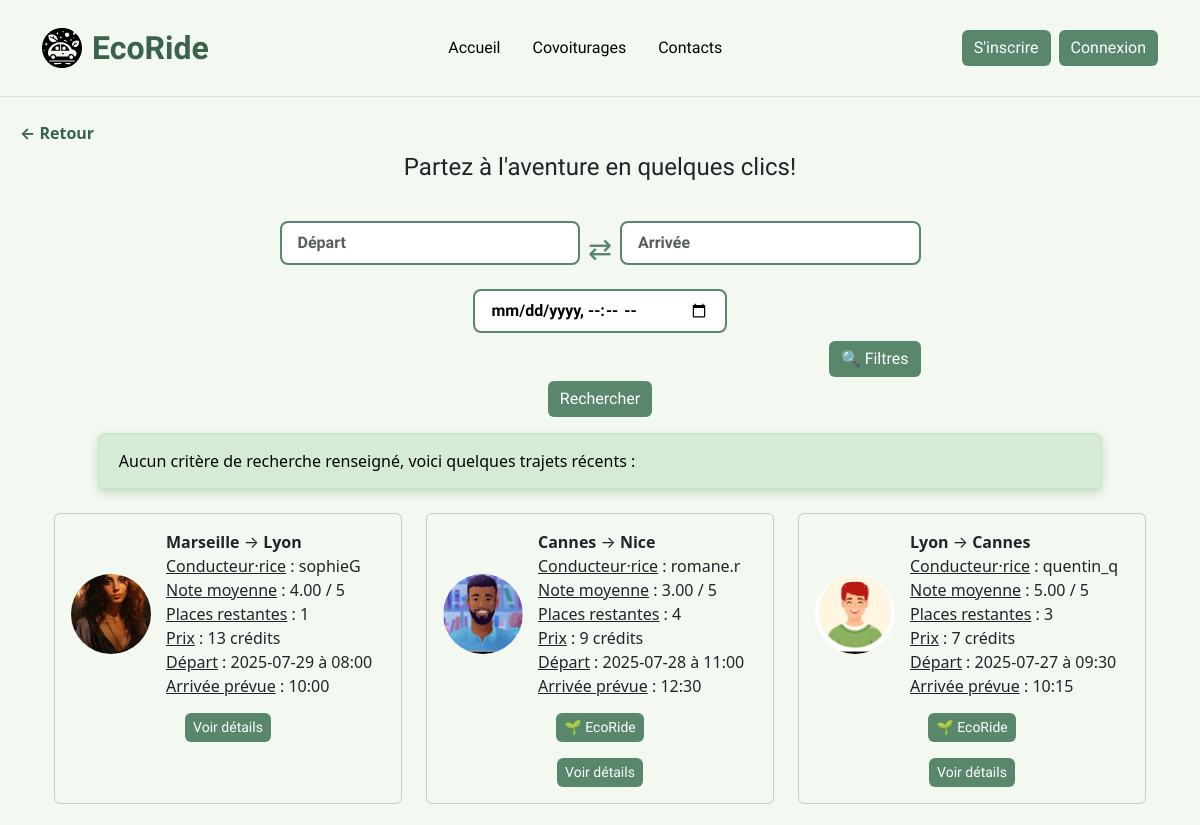
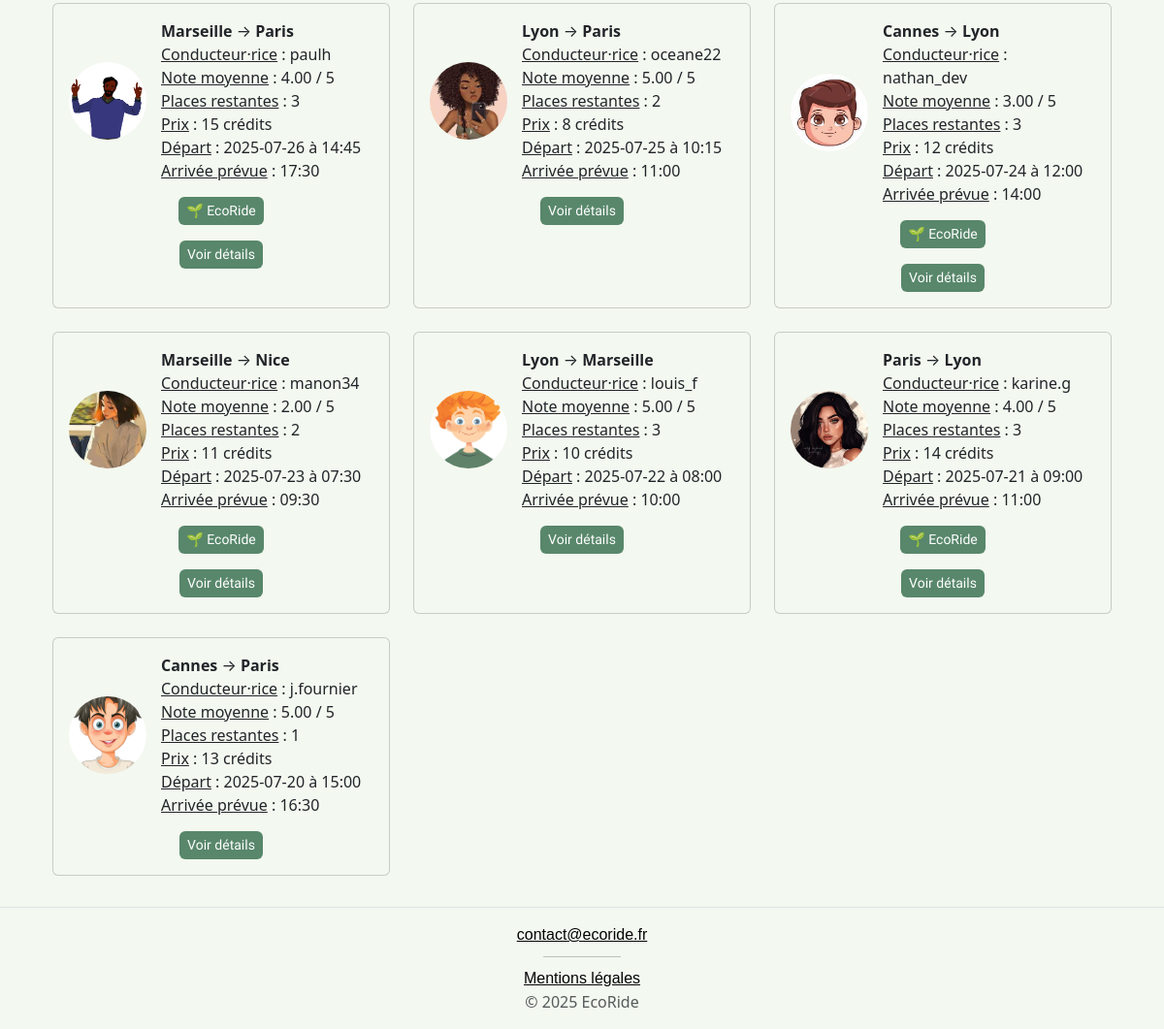
/pages/recherche.php, run on the app's committed database (2 pictures, top to bottom).
### tables this page shows
CREATE TABLE `covoiturages` (
  `id` int(11) NOT NULL,
  `vehicule_id` int(11) NOT NULL,
  `conducteur_id` int(11) NOT NULL,
  `adresse_depart` varchar(255) NOT NULL,
  `adresse_arrivee` varchar(255) NOT NULL,
  `date_depart` date NOT NULL,
  `heure_depart` time NOT NULL,
  `heure_arrivee` time NOT NULL,
  `places_disponibles` int(11) NOT NULL,
  `prix` int(11) NOT NULL,
  `voyage_ecologique` tinyint(1) NOT NULL DEFAULT 0,
  `duree_minutes` int(11) NOT NULL DEFAULT 0,
  `statut` enum('prévu','en_cours','termine') DEFAULT 'prévu',
  `termine` tinyint(1) DEFAULT 0,
  `validation_participant` tinyint(1) DEFAULT 0
);

CREATE TABLE `utilisateurs` (
  `id` int(11) NOT NULL,
  `pseudo` varchar(50) NOT NULL,
  `prenom` varchar(50) DEFAULT NULL,
  `nom_famille` varchar(50) DEFAULT NULL,
  `date_naissance` date DEFAULT NULL,
  `adresse_postale` text DEFAULT NULL,
  `telephone` varchar(20) DEFAULT NULL,
  `email` varchar(100) NOT NULL,
  `mot_de_passe` varchar(255) NOT NULL,
  `credits` int(11) DEFAULT 20,
  `role` enum('passager','chauffeur','passager_chauffeur','employe','administrateur') NOT NULL DEFAULT 'passager',
  `date_creation` datetime DEFAULT current_timestamp(),
  `photo_profil` varchar(255) DEFAULT NULL,
  `statut` varchar(20) NOT NULL DEFAULT 'actif'
);

### pages/recherche.php (the view, shortened to what this page needs)
<?php
require_once '../templates/header.php';
require_once __DIR__ . '/../config/db.php';
$depart = trim($_GET['depart'] ?? '');
$arrivee = trim($_GET['arrivee'] ?? '');
$datetime = $_GET['datetime'] ?? '';
$ecologique = isset($_GET['ecologique']);
$prix_max = (isset($_GET['prix_max']) && is_numeric($_GET['prix_max'])) ? (float)$_GET['prix_max'] : null;
$duree_max = (isset($_GET['duree_max']) && is_numeric($_GET['duree_max'])) ? (int)$_GET['duree_max'] : null;
$note_min = (isset($_GET['note_min']) && is_numeric($_GET['note_min'])) ? (float)$_GET['note_min'] : null;
?>
<main class="flex-grow-1 container my-2">
  <h3>Partez à l'aventure en quelques clics!</h3>
  <div class="my-3">
    <form method="GET" action="recherche.php" id="rechercheForm">
      <div class="row justify-content-center">
        <div class="col-md-7">
          <div class="d-flex align-items-end justify-content-center gap-2">
            <div style="flex: 1;">
              <input type="text" class="form-control" name="depart" id="depart" placeholder="Départ" value="<?= htmlspecialchars($depart) ?>">
            </div>
            <div class="d-flex align-items-center justify-content-center mb-2">
              <button type="button" onclick="echangerAdresses()" class="arrow-swap-btn" title="Échanger Départ / Arrivée">&#x21C4;</button>
            </div>
            <div style="flex: 1;">
              <input type="text" class="form-control" name="arrivee" id="arrivee" placeholder="Arrivée" value="<?= htmlspecialchars($arrivee) ?>">
            </div>
          </div>
          <div class="row mt-4 justify-content-center">
            <div class="col-md-5 text-center">
              <input type="datetime-local" class="form-control" name="datetime" id="datetime" value="<?= htmlspecialchars($datetime) ?>">
            </div>
          </div>
          <div class="text-end mt-2">
            <button class="btn custom-btn" type="button" data-bs-toggle="offcanvas" data-bs-target="#filterSidebar">
              🔍 Filtres
            </button>
          </div>
          <div class="text-center mt-1">
            <button type="submit" class="btn custom-btn">Rechercher</button>
          </div>
        </div>
      </div>
    </form>
  </div>
<?php
if (!empty($depart) && !empty($arrivee)) {
    $query = "
        SELECT c.*, u.pseudo, u.photo_profil, v.marque, v.modele,
               COALESCE(AVG(a.note), 0) AS note_moyenne
        FROM covoiturages c
        JOIN utilisateurs u ON c.conducteur_id = u.id
        JOIN vehicules v ON c.vehicule_id = v.id
        LEFT JOIN avis a ON a.conducteur_id = c.conducteur_id
        WHERE c.adresse_depart LIKE :depart
          AND c.adresse_arrivee LIKE :arrivee
          AND c.statut != 'termine'
    ";
    $params = [
        'depart' => "%$depart%",
        'arrivee' => "%$arrivee%"
    ];
    if (!empty($datetime)) {
        $date = explode('T', $datetime)[0];
        $query .= " AND c.date_depart = :date";
        $params['date'] = $date;
    }
    if ($ecologique) {
        $query .= " AND c.voyage_ecologique = 1";
    }
    if ($prix_max !== null) {
        $query .= " AND c.prix <= :prix_max";
        $params['prix_max'] = $prix_max;
    }
    if ($duree_max !== null) {
        $query .= " AND c.duree_minutes <= :duree_max";
        $params['duree_max'] = $duree_max;
    }
    $query .= " GROUP BY c.id, u.pseudo, u.photo_profil, v.marque, v.modele";
    if ($note_min !== null) {
        $query .= " HAVING note_moyenne >= :note_min";
        $params['note_min'] = $note_min;
    }
    $query .= " ORDER BY c.date_depart ASC, c.heure_depart ASC";
    $stmt = $pdo->prepare($query);
    $stmt->execute($params);
    $results = $stmt->fetchAll();
    if ($results) {
        afficherTrajets($results);
    } else {
        echo "<div class='alert alert-info mt-3'>Aucun trajet exact trouvé. Voici des trajets alternatifs contenant « " . htmlspecialchars($depart) . " » ou « " . htmlspecialchars($arrivee) . " » dans le trajet.</div>";
        $altQuery = "
            SELECT c.*, u.pseudo, u.photo_profil, v.marque, v.modele,
                   COALESCE(AVG(a.note), 0) AS note_moyenne
            FROM covoiturages c
            JOIN utilisateurs u ON c.conducteur_id = u.id
            JOIN vehicules v ON c.vehicule_id = v.id
            LEFT JOIN avis a ON a.conducteur_id = c.conducteur_id
            WHERE (c.adresse_depart LIKE :ville OR c.adresse_arrivee LIKE :ville)
            AND c.statut != 'termine'
            GROUP BY c.id, u.pseudo, u.photo_profil, v.marque, v.modele
            ORDER BY c.date_depart ASC, c.heure_depart ASC
            LIMIT 10
        ";
        $stmtAlt = $pdo->prepare($altQuery);
        $stmtAlt->execute(['ville' => "%$depart%"]);
        $altResults = $stmtAlt->fetchAll();
        if (!$altResults) {
            $stmtAlt->execute(['ville' => "%$arrivee%"]);
            $altResults = $stmtAlt->fetchAll();
        }
        if ($altResults) {
            afficherTrajets($altResults);
        } else {
            echo "<div class='alert alert-info mt-3'>Aucun trajet alternatif trouvé. Voici quelques trajets récents :</div>";
            $recentQuery = "
                SELECT c.*, u.pseudo, u.photo_profil, v.marque, v.modele,
                       COALESCE(AVG(a.note), 0) AS note_moyenne
                FROM covoiturages c
                JOIN utilisateurs u ON c.conducteur_id = u.id
                JOIN vehicules v ON c.vehicule_id = v.id
                LEFT JOIN avis a ON a.conducteur_id = c.conducteur_id
                WHERE c.statut != 'termine'
                GROUP BY c.id, u.pseudo, u.photo_profil, v.marque, v.modele
                ORDER BY c.date_depart DESC, c.heure_depart DESC
                LIMIT 10
            ";
            $stmtRecent = $pdo->query($recentQuery);
            $recentResults = $stmtRecent->fetchAll();
            if ($recentResults) {
                afficherTrajets($recentResults);
            } else {
                echo "<div class='alert alert-info'>Aucun trajet disponible pour le moment.</div>";
            }
        }
    }
} else {
    echo "<div class='alert alert-info mt-3'>Aucun critère de recherche renseigné, voici quelques trajets récents :</div>";
    $recentQuery = "
        SELECT c.*, u.pseudo, u.photo_profil, v.marque, v.modele,
               COALESCE(AVG(a.note), 0) AS note_moyenne
        FROM covoiturages c
        JOIN utilisateurs u ON c.conducteur_id = u.id
        JOIN vehicules v ON c.vehicule_id = v.id
        LEFT JOIN avis a ON a.conducteur_id = c.conducteur_id
        WHERE c.statut != 'termine'
        GROUP BY c.id, u.pseudo, u.photo_profil, v.marque, v.modele
        ORDER BY c.date_depart DESC, c.heure_depart DESC
        LIMIT 10
    ";
    $stmtRecent = $pdo->query($recentQuery);
    $recentResults = $stmtRecent->fetchAll();
    if ($recentResults) {
        afficherTrajets($recentResults);
    } else {
        echo "<div class='alert alert-info'>Aucun trajet disponible pour le moment.</div>";
    }
}
function afficherTrajets(array $trajets): void {
    echo '<div class="container mt-4">';
    echo '<div class="row">';
    foreach ($trajets as $trajet) {
        $places_restantes = (int)$trajet['places_disponibles'];
        $photo = !empty($trajet['photo_profil']) ? '../' . htmlspecialchars($trajet['photo_profil']) : '../assets/images/profiles/default.jpg';
        try {
            $heureDepart = new DateTime($trajet['heure_depart']);
        } catch (Exception $e) {
            $heureDepart = new DateTime('00:00');
        }
        $heureArrivee = clone $heureDepart;
        $heureArrivee->modify('+' . (int)$trajet['duree_minutes'] . ' minutes');
        echo '<div class="col-md-4 mb-4">';
        echo '<div class="card h-100" style="background-color: var(--eco-bg)">';
        echo '<div class="card-body">';
        echo '<div style="display: flex; align-items: center; gap: 15px; margin-bottom: 15px;">';
        echo '<img src="' . $photo . '" alt="Photo du conducteur·rice" style="width: 80px; height: 80px; border-radius: 50%; object-fit: cover;">';
        echo '<div>';
        echo '<strong>' . htmlspecialchars($trajet['adresse_depart']) . '</strong> → <strong>' . htmlspecialchars($trajet['adresse_arrivee']) . '</strong><br>';
        echo '<u>Conducteur·rice</u> : ' . htmlspecialchars($trajet['pseudo']) . '<br>';
        echo '<u>Note moyenne</u> : ' . number_format((float)$trajet['note_moyenne'], 2) . ' / 5<br>';
        echo '<u>Places restantes</u> : ' . $places_restantes . '<br>';
        echo '<u>Prix</u> : ' . htmlspecialchars($trajet['prix']) . ' crédits<br>';
        echo '<u>Départ</u> : ' . htmlspecialchars($trajet['date_depart']) . ' à ' . $heureDepart->format('H:i') . '<br>';
        echo '<u>Arrivée prévue</u> : ' . $heureArrivee->format('H:i') . '<br>';
        echo '</div></div>';
        if (!empty($trajet['voyage_ecologique'])) {
            echo '<div class="text-center mb-3">
                    <span class="btn custom-btn btn-sm">🌱 EcoRide</span>
                  </div>';
        }
        echo '<div class="text-center">
                <a class="btn custom-btn btn-sm" href="detail.php?id=' . intval($trajet['id']) . '">Voir détails</a>
              </div>';
        echo '</div>';
        echo '</div>';
        echo '</div>';
    }
    echo '</div>';
    echo '</div>';
}
?>
</main>
<?php require_once '../templates/footer.php'; ?>

### css/styles.css (style rules this page uses)
:root { --eco-green: #58876b; --eco-green-dark: #3b634b; --eco-bg: #f3f8f0; --eco-text: #040404; --eco-font: 'Quicksand', sans-serif; }
html, body { height: 100%; margin: 0; background-color: var(--eco-bg); }
body { display: flex; flex-direction: column; min-height: 100vh; }
main { flex-grow: 1; }
.custom-btn { font-family: var(--eco-font); background-color: var(--eco-green); color: white; border: none; border-radius: 6px; width: auto !important; display: inline-block !important; transition: background-color 0.3s ease, transform 0.2s ease; }
.alert-info, .alert-danger { max-width: 90%; width: auto; margin: 20px auto; padding: 15px 20px; border-radius: 6px; box-shadow: 0 4px 10px rgba(0,0,0,0.1); color: var(--eco-text); }
.alert-info { background-color: rgb(214, 235, 214); box-shadow: 0 4px 10px rgba(12, 99, 12, 0.2); border: 1px solid #c3e6cb; }
h3 { display: flex; justify-content: center; font-size: 1.5rem; font-family: var(--eco-font); }
.form-control { border: 2px solid var(--eco-green); border-radius: 12px; font-family: var(--eco-font); font-weight: 600; color: var(--eco-text); font-family: var(--eco-font); }
input[type="text"], input[type="email"], input[type="password"], input[type="datetime-local"], input.form-check-input, input[type="number"], input[type="tel"], input[type="date"], input[class="form-control"], select#vehicule_id, textarea#preferences_personnalisees, textarea#adresse_postale { border: 2px solid var(--eco-green); border-radius: 0.5rem; padding: 0.5rem 1rem; transition: border-color 0.15s ease, box-shadow 0.15s ease; background-color: #fff; }
.arrow-swap-btn { background: none; border: none; font-size: 1.8rem; padding: 0; margin: 0 20px; color: var(--eco-green); cursor: pointer; align-self: center; transform: translateY(20px); }
.arrow-swap-btn { margin: 8px 0; }
.text-center { color: var(--eco-text); }
form { opacity: 1; transform: translateY(20px); transition: opacity 0.9s ease, transform 0.9s ease; }
form.loaded { opacity: 1; transform: translateY(0); }

### data on the page
covoiturages: conducteur.photo_profil (picture), adresse_depart "Marseille", adresse_arrivee "Lyon", conducteur.pseudo "sophieG", note_moyenne "4.00", places_disponibles "1", prix "13", date_depart "2025-07-29", heure_depart "08:00", $heureArrivee->format('H:i') "10:00"
covoiturages: conducteur.photo_profil (picture), adresse_depart "Cannes", adresse_arrivee "Nice", conducteur.pseudo "romane.r", note_moyenne "3.00", places_disponibles "4", prix "9", date_depart "2025-07-28", heure_depart "11:00", $heureArrivee->format('H:i') "12:30", voyage_ecologique "🌱 EcoRide"
covoiturages: conducteur.photo_profil (picture), adresse_depart "Lyon", adresse_arrivee "Cannes", conducteur.pseudo "quentin_q", note_moyenne "5.00", places_disponibles "3", prix "7", date_depart "2025-07-27", heure_depart "09:30", $heureArrivee->format('H:i') "10:15", voyage_ecologique "🌱 EcoRide"
covoiturages: conducteur.photo_profil (picture), adresse_depart "Marseille", adresse_arrivee "Paris", conducteur.pseudo "paulh", note_moyenne "4.00", places_disponibles "3", prix "15", date_depart "2025-07-26", heure_depart "14:45", $heureArrivee->format('H:i') "17:30", voyage_ecologique "🌱 EcoRide"
covoiturages: conducteur.photo_profil (picture), adresse_depart "Lyon", adresse_arrivee "Paris", conducteur.pseudo "oceane22", note_moyenne "5.00", places_disponibles "2", prix "8", date_depart "2025-07-25", heure_depart "10:15", $heureArrivee->format('H:i') "11:00"
covoiturages: conducteur.photo_profil (picture), adresse_depart "Cannes", adresse_arrivee "Lyon", conducteur.pseudo "nathan_dev", note_moyenne "3.00", places_disponibles "3", prix "12", date_depart "2025-07-24", heure_depart "12:00", $heureArrivee->format('H:i') "14:00", voyage_ecologique "🌱 EcoRide"
covoiturages: conducteur.photo_profil (picture), adresse_depart "Marseille", adresse_arrivee "Nice", conducteur.pseudo "manon34", note_moyenne "2.00", places_disponibles "2", prix "11", date_depart "2025-07-23", heure_depart "07:30", $heureArrivee->format('H:i') "09:30", voyage_ecologique "🌱 EcoRide"
covoiturages: conducteur.photo_profil (picture), adresse_depart "Lyon", adresse_arrivee "Marseille", conducteur.pseudo "louis_f", note_moyenne "5.00", places_disponibles "3", prix "10", date_depart "2025-07-22", heure_depart "08:00", $heureArrivee->format('H:i') "10:00"
covoiturages: conducteur.photo_profil (picture), adresse_depart "Paris", adresse_arrivee "Lyon", conducteur.pseudo "karine.g", note_moyenne "4.00", places_disponibles "3", prix "14", date_depart "2025-07-21", heure_depart "09:00", $heureArrivee->format('H:i') "11:00", voyage_ecologique "🌱 EcoRide"
covoiturages: conducteur.photo_profil (picture), adresse_depart "Cannes", adresse_arrivee "Paris", conducteur.pseudo "j.fournier", note_moyenne "5.00", places_disponibles "1", prix "13", date_depart "2025-07-20", heure_depart "15:00", $heureArrivee->format('H:i') "16:30"
